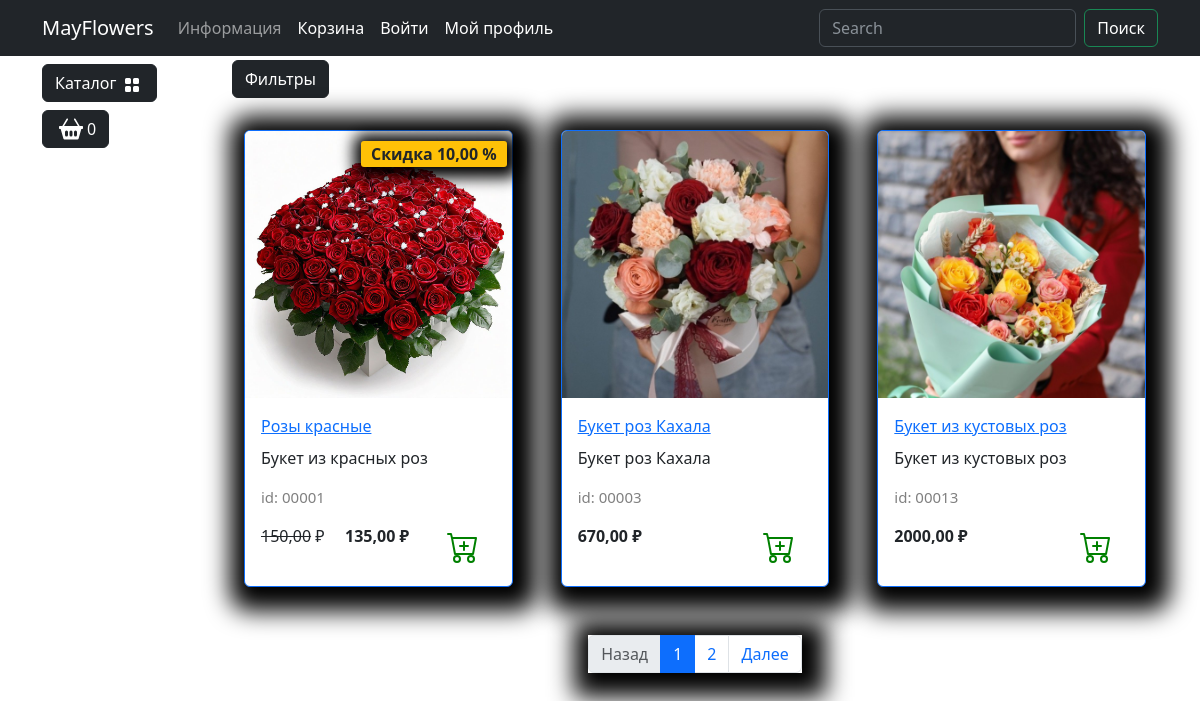
Screenshot of /catalog/rozy/ with the database file from the repository.
### goods/models.py (models this page shows, shortened)
class Products(models.Model):# Создаём модель Products для базы данных
    name = models.CharField(max_length=150, unique=True, verbose_name='Название')
    slug = models.SlugField(max_length=200, unique=True, blank=True, null=True, verbose_name='URL')
    description = models.TextField(blank=True, null=True, verbose_name='Описание')
    image = models.ImageField(upload_to='good_images', blank=True, null=True, verbose_name='Изображение')
    price = models.DecimalField(default=0.00, max_digits=7, decimal_places=2, verbose_name='Цена')
    discount = models.DecimalField(default=0.00, max_digits=7, decimal_places=2, verbose_name='Скидка в процентах')
    quantity = models.PositiveIntegerField(default=0, verbose_name='Количество')  # Исправлено "Колчество" на "Количество"
    category = models.ForeignKey(to=Categories, on_delete=models.CASCADE, verbose_name='Категория')
    class Meta:
        db_table = 'product'  # Убрано двоеточие
        verbose_name = 'Продукт'
        verbose_name_plural = 'Продукты'
        ordering = ("id",)
    def display_id(self) -> str:
        return f"{self.id:05}"
    def sell_price(self) -> any:
        if self.discount:
            return round(self.price - self.price*self.discount/100, 2)
        return self.price

### goods/views.py (the view)
# urls.py: path('catalog/', include('goods.urls', namespace='catalog')) #Путь /catalog/ который включает маршруты из файла urls.py в приложении goods с пространством имен 'catalog'.
def catalog(request, category_slug=None): # Определяеn представление view для маршрута, который отображает каталог товаров
    page = request.GET.get('page', 1)
    on_sale = request.GET.get('on_sale', None)
    order_by = request.GET.get('order_by', None)
    query = request.GET.get('q', None)
    if category_slug == 'all':
        goods = Products.objects.all() # Извлекаем все товары (объекты модели Products) из базы данных
    elif query:
        goods = q_search(query)
    else:
        goods = Products.objects.filter(category__slug=category_slug) # Извлекаем все товары (объекты модели Products) из базы данных
    if on_sale:
        goods = goods.filter(discount__gt=0)
    if order_by and order_by != "default":
        goods = goods.order_by(order_by)
    paginator = Paginator(goods, 3)
    current_page = paginator.page(int(page))
    context: dict[str, str] = {# Создаём контекст (словарь), который будет передан в шаблон
        "title": "MayFlowers - Каталог",
        "goods": current_page,# Добавляем ключ, который содержит список всех товаров, полученных из базы данных
        "slug_url": category_slug,
    }
    return render(request, "goods/catalog.html", context)

### goods/templatetags/goods_tags.py (called while the page is built)
@register.simple_tag()
def tag_categories():
    return Categories.objects.all()

@register.simple_tag(takes_context=True)
def change_params(context, **kwargs):
    query = context['request'].GET.dict()
    query.update(kwargs)
    return urlencode(query)

### goods/templates/goods/catalog.html (shortened to what this page needs)
{% extends "main/base.html" %}
{% load static %}
{% load goods_tags %}
{% block content %}
<div class="row">
    <div class="dropdown mb-2">
        <button class="btn btn-secondary dropdown-toggle btn-dark" type="button" data-bs-toggle="dropdown"
            aria-expanded="false">
            Фильтры
        </button>
    </div>
    {% for product in goods %}
    <div class="col-lg-4 col-md-6 p-4">
        <div class="card border-primary rounded custom-shadow">
            {% if product.image %}
                <img src="{{ product.image.url }}" class="card-img-top" alt="product.name">
            {% else %}
                <img src="{% static 'deps/images/Not found image.png' %}" class="card-img-top" alt="...">
            {% endif %}
            <div class="card-body">
                <a href="{% url "catalog:product" product.slug %}">
                    <p class="card-title">{{ product.name }}</p>
                </a>
                <p class="card-text">{{ product.description|truncatechars:35 }}</p>
                <p class="product_id">id: {{ product.display_id }} </p>
                <div class="d-flex justify-content-between">
                    {% if product.discount %}
                        <p><s>{{ product.price }}</s> ₽</p>
                        <p><strong> {{ product.sell_price }} ₽ </strong></p>
                        <span class="badge bg-warning text-dark"> Скидка {{ product.discount }} %</span>
                    {% else %}
                        <p><strong>{{ product.price }} ₽</strong></p>
                    {% endif %}
                    <a href="#" class="btn add-to-cart">
                        <img class="mx-1" src="{% static 'deps/icons/cart-plus.svg' %}" alt="Catalog Icon"
                            width="32" height="32">
                    </a>
                </div>
            </div>
        </div>
    </div>
    {% endfor %}
</div>
<nav aria-label="Page navigation example">
    <ul class="pagination justify-content-center my-4">
        <div class="custom-shadow d-flex">
            <li class="page-item {% if not goods.has_previous %}disabled{% endif %}">
              <a class="page-link" href=" {% if goods.has_previous %} ? {% change_params page=goods.previous_page_number  %} {% else %}#{% endif %}">Назад</a>
            </li>
            {% for page in goods.paginator.page_range %}
            {% if page >= goods.number|add:-2 and page <= goods.number|add:2 %}
                <li class="page-item {% if goods.number == page %} active {% endif %}">
                    <a class="page-link" href="?{% change_params page=page  %}">{{ page }}</a>
                </li>
            {% endif %}
            {% endfor %}
            <li class="page-item {% if not goods.has_next %}disabled{% endif %}">
                <a class="page-link" href=" {% if goods.has_next %} ? {% change_params page=goods.next_page_number  %} {% else %}#{% endif %}">Далее</a>
              </li>
        </div>
    </ul>
</nav>
{% endblock %}

### static/deps/css/my_css.css (style rules this page uses)
body { background-image: url("../images/bg-image.jpg"); background-repeat: no-repeat; background-attachment: fixed; background-position: center center; background-size: cover; height: 100%; }
.dropdown-toggle::after { content: none; }
.custom-shadow { box-shadow: 5px 5px 25px 19px #000000; }
.product_id { color: grey; font-size: 15px; }
.badge.bg-warning.text-dark { position: absolute; top: 10px; right: 5px; z-index: 1; padding: 5px 10px; border-radius: 3px; font-size: 1rem; box-shadow: 2px 2px 15px 9px #000000; }

### rows the page displays
Products: image (picture), name "Розы красные", description "Букет из красных роз", display_id "00001", price "150,00", sell_price "135,00", discount "10,00"
Products: image (picture), name "Букет роз Кахала", description "Букет роз Кахала", display_id "00003", price "670,00"
Products: image (picture), name "Букет из кустовых роз", description "Букет из кустовых роз", display_id "00013", price "2000,00"

### other values shown
{{ page }} "1" "2"
